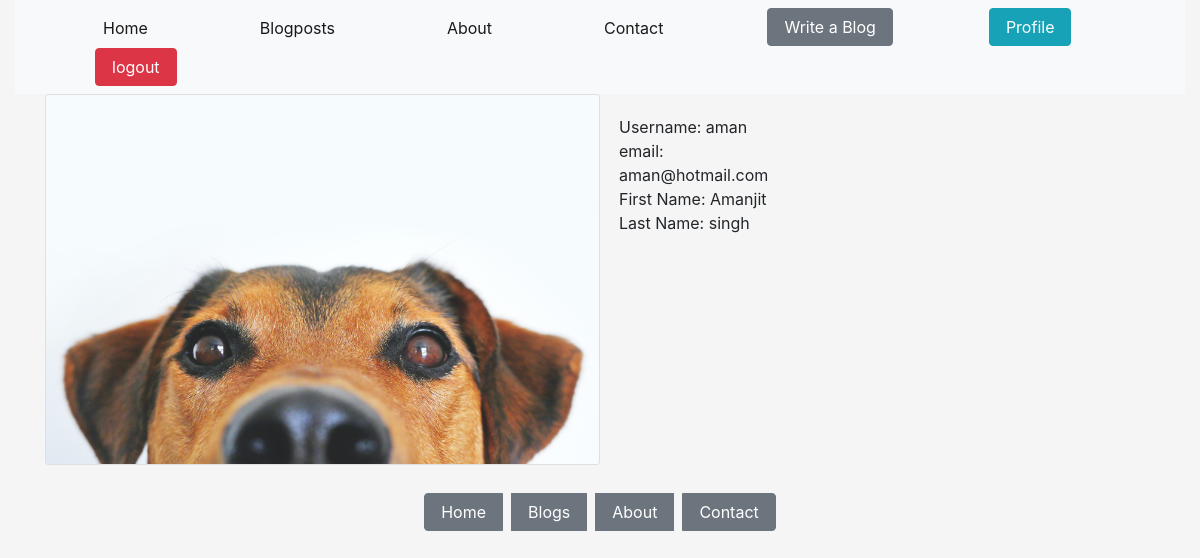
The app's page /profile/ (signed in) with its own data.
### Authentication/models.py (models this page shows)
class User(AbstractUser):
    profile_pic = models.ImageField(upload_to='profile_pics/', blank=True)

### BlogPosts/views.py (the view)
# urls.py: path('profile/', views.profile, name='profile'),
def profile(request):
    return render(request, 'blog/profile.html')

### BlogPosts/templates/blog/profile.html (shortened to what this page needs)
{%extends 'blog/base.html'%}
{%block content%}
<div class="container">
    <div class="card d-flex flex-row w-50"><img class="card-img" src="{{user.profile_pic.url}}">
        <div class="card-body">
            <div class="title">Username: {{user.username}}</div>
            <div class="subtitle">email: {{user.email}}</div>
            <div class="subtitle">First Name: {{user.first_name}}</div>
            <div class="subtitle">Last Name: {{user.last_name}}</div>
        </div>
    </div>
</div>
{%endblock%}

### BlogPosts/static/main.css (style rules this page uses)
body { background-color: whitesmoke; margin: 0px; }

### records on screen
User: profile_pic (picture), username "aman", email "aman@hotmail.com", first_name "Amanjit", last_name "singh"
